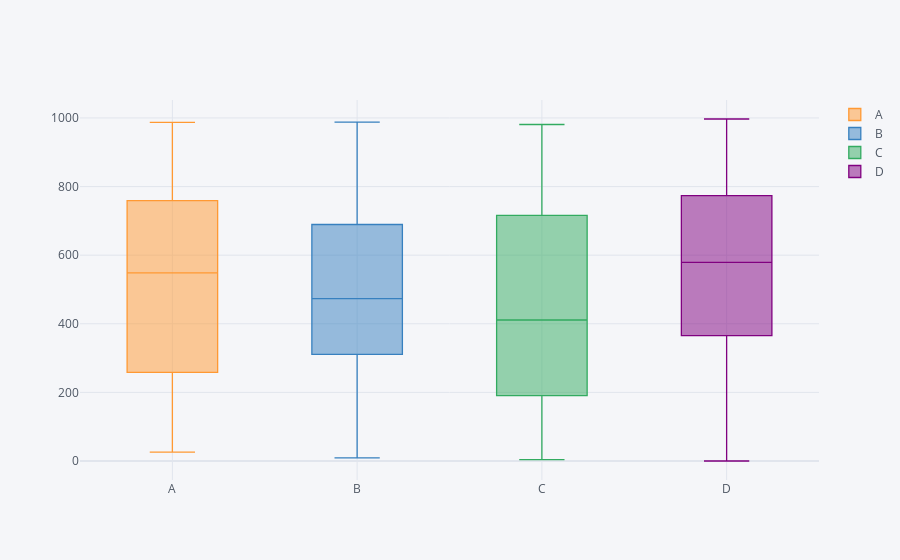

Write notebook code for a chart like this one.
### Code cell
#interactive box plots
df.iplot(kind='box')

### Figure 1 — Plotly figure (JSON) as saved in the notebook; plotly's stock layout.template omitted (floating-point values rounded to 4 significant figures)
{"data": [{"boxpoints": false, "line": {"width": 1.3}, "marker": {"color": "rgba(255, 153, 51, 1.0)"}, "name": "A", "orientation": "v", "type": "box", "y": [694, 767, 809, 725, 197, 493, 639, 382, 571, 805, 133, 150, 720, 417, 983, 832, 701, 70, 294, 222, 528, 74, 972, 578, 101, 157, 584, 203, 632, 464, 596, 914, 418, 334, 454, 259, 741, 36, 249, 948, 921, 598, 900, 26, 273, 490, 575, 730, 118, 677, 693, 275, 852, 896, 206, 528, 777, 198, 957, 738, 337, 753, 258, 632, 765, 307, 970, 682, 490, 410, 532, 635, 562, 125, 677, 95, 318, 416, 807, 942, 743, 766, 68, 272, 119, 254, 906, 433, 767, 703, 241, 987, 535, 144, 975, 388, 143, 147, 914, 795]}, {"boxpoints": false, "line": {"width": 1.3}, "marker": {"color": "rgba(55, 128, 191, 1.0)"}, "name": "B", "orientation": "v", "type": "box", "y": [548, 695, 840, 26, 477, 523, 363, 371, 373, 379, 943, 950, 113, 86, 60, 369, 9, 905, 42, 302, 320, 106, 458, 530, 538, 588, 778, 663, 664, 856, 456, 485, 753, 344, 651, 156, 224, 493, 470, 302, 113, 31, 480, 688, 691, 502, 747, 518, 133, 767, 358, 933, 243, 988, 301, 356, 912, 628, 137, 552, 650, 804, 442, 603, 491, 234, 507, 413, 783, 615, 35, 717, 451, 428, 721, 443, 359, 829, 676, 445, 12, 851, 372, 342, 985, 263, 892, 343, 943, 139, 403, 152, 356, 726, 890, 20, 491, 623, 216, 346]}, {"boxpoints": false, "line": {"width": 1.3}, "marker": {"color": "rgba(50, 171, 96, 1.0)"}, "name": "C", "orientation": "v", "type": "box", "y": [557, 366, 735, 400, 522, 601, 939, 432, 571, 48, 68, 189, 102, 222, 521, 373, 226, 640, 647, 40, 247, 209, 116, 281, 46, 67, 150, 814, 539, 918, 784, 634, 937, 215, 303, 907, 852, 443, 389, 833, 651, 958, 937, 89, 880, 134, 359, 134, 333, 813, 122, 303, 564, 786, 36, 226, 4, 275, 112, 550, 669, 905, 27, 654, 675, 822, 178, 226, 100, 681, 791, 366, 100, 192, 336, 209, 264, 575, 768, 181, 9, 422, 701, 667, 151, 981, 245, 97, 813, 382, 695, 83, 863, 388, 469, 955, 650, 976, 803, 731]}, {"boxpoints": false, "line": {"width": 1.3}, "marker": {"color": "rgba(128, 0, 128, 1.0)"}, "name": "D", "orientation": "v", "type": "box", "y": [941, 978, 230, 182, 153, 0, 684, 513, 186, 329, 608, 979, 256, 640, 8, 387, 650, 564, 480, 918, 629, 875, 804, 489, 969, 881, 378, 917, 182, 345, 964, 518, 652, 604, 800, 537, 351, 609, 511, 745, 241, 855, 744, 378, 804, 865, 598, 806, 537, 596, 469, 299, 380, 140, 772, 931, 976, 740, 297, 254, 873, 585, 647, 529, 660, 379, 618, 386, 55, 724, 610, 775, 373, 611, 997, 210, 640, 663, 363, 30, 419, 878, 637, 739, 544, 532, 977, 368, 533, 783, 980, 132, 573, 408, 887, 237, 369, 313, 330, 154]}], "layout": {"legend": {"bgcolor": "#F5F6F9", "font": {"color": "#4D5663"}}, "paper_bgcolor": "#F5F6F9", "plot_bgcolor": "#F5F6F9", "title": {"font": {"color": "#4D5663"}}, "xaxis": {"gridcolor": "#E1E5ED", "showgrid": true, "tickfont": {"color": "#4D5663"}, "title": {"font": {"color": "#4D5663"}, "text": ""}, "zerolinecolor": "#E1E5ED"}, "yaxis": {"gridcolor": "#E1E5ED", "showgrid": true, "tickfont": {"color": "#4D5663"}, "title": {"font": {"color": "#4D5663"}, "text": ""}, "zerolinecolor": "#E1E5ED"}}}
